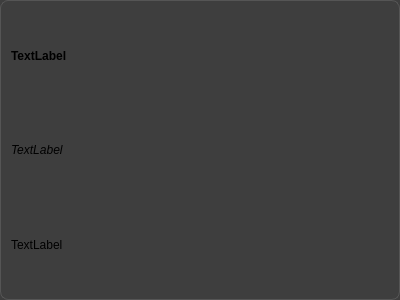
<?xml version="1.0" encoding="UTF-8"?>
<ui version="4.0">
 <class>TooltipPopup</class>
 <widget class="QDialog" name="TooltipPopup">
  <property name="geometry">
   <rect>
    <x>0</x>
    <y>0</y>
    <width>400</width>
    <height>300</height>
   </rect>
  </property>
  <property name="windowTitle">
   <string>Dialog</string>
  </property>
  <property name="styleSheet">
   <string notr="true">#TooltipPopup {
    background-color: #3e3e3e;
    color: #f0f0f0;
    border: 1px solid #555;
    border-radius: 8px;
    padding: 10px;
}</string>
  </property>
  <layout class="QVBoxLayout" name="verticalLayout">
   <item>
    <widget class="QLabel" name="wordLabel">
     <property name="font">
      <font>
       <bold>true</bold>
      </font>
     </property>
     <property name="text">
      <string>TextLabel</string>
     </property>
    </widget>
   </item>
   <item>
    <widget class="QLabel" name="phoneticLabel">
     <property name="font">
      <font>
       <italic>true</italic>
      </font>
     </property>
     <property name="text">
      <string>TextLabel</string>
     </property>
    </widget>
   </item>
   <item>
    <widget class="QLabel" name="definitionLabel">
     <property name="text">
      <string>TextLabel</string>
     </property>
     <property name="wordWrap">
      <bool>true</bool>
     </property>
    </widget>
   </item>
  </layout>
 </widget>
 <resources/>
 <connections/>
</ui>
